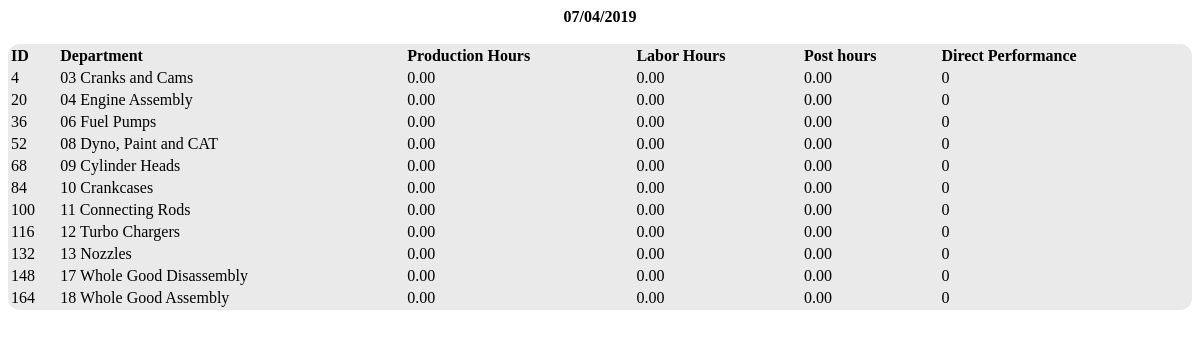
Screenshot of /andy/SpecificDate.php?sep_date=07/04/2019 with the database file from the repository.
### tables this page shows
CREATE TABLE IF NOT EXISTS `andy_labor_performance` (
  `id` int(11) NOT NULL AUTO_INCREMENT,
  `prodDate` varchar(10) NOT NULL,
  `dept` varchar(10) NOT NULL,
  `laborHrs` decimal(11,2) NOT NULL,
  `laborCost` decimal(11,2) NOT NULL,
  `prodHrs` decimal(11,2) NOT NULL,
  `postHrs` decimal(11,2) NOT NULL,
  `stdRate` decimal(11,2) NOT NULL,
  `month` varchar(15) NOT NULL,
  `year` varchar(5) NOT NULL,
  `fDOM` int(11) NOT NULL,
  PRIMARY KEY (`id`)
);

CREATE TABLE IF NOT EXISTS `andy_dept` (
  `deptNum` varchar(3) NOT NULL,
  `deptName` varchar(30) NOT NULL
);

### andy/SpecificDate.php (the view, shortened to what this page needs)
<!DOCTYPE html>
<html lang="en">
<head>
	<link rel="stylesheet" href="mystyles.css" type="text/css">
</head>
<body>
<?PHP
	$conn = new mysqli('localhost', $u, $p, "intranet");
?>
<?
	$spec_date=$_GET['sep_date'];
	echo "<table style='width:100%' padding='20px'>";
	$caption_ctr=0;
	$sql="SELECT alp.id, alp.prodDate as prodDate, alp.dept as dept, ad.deptName as deptName, alp.laborHrs as laborHrs, alp.prodHrs as prodHrs, alp.postHrs as postHrs
		FROM `andy_labor_performance` alp LEFT JOIN andy_dept ad ON alp.dept = ad.deptNum where alp.prodDate = '".$spec_date."' order by id asc";
	$result=mysqli_query($conn,$sql);
	while ($row=mysqli_fetch_assoc($result)) {
		if ($caption_ctr==0) {
			echo "<caption><b>".$row['prodDate']."</b><br><br></caption>";
			echo "<tr align='left'><th>ID</th><th>Department</th><th>Production Hours</th><th>Labor Hours</th><th>Post hours</th><th>Direct Performance</th>";
			$caption_ctr++;
		}
		echo "<tr align='left'><td>".$row['id']."</td>";
		echo "<td>".$row['dept']." ".$row['deptName']."</td>";
		echo "<td>".$row['prodHrs']."</td>";
		echo "<td>".$row['laborHrs']."</td>";
		echo "<td>".$row['postHrs']."</td>";
		if ($row['laborHrs']!=0) {
			echo "<td>".round((($row['prodHrs']/$row['laborHrs'])*100), 2)."</td>";
		} else {
			echo "<td>0</td>";
		}
		echo "</tr>";
	}
?>
</body>
</html>

### andy/mystyles.css (style rules this page uses)
table { border-radius: 12px; background-color: #eaeaea; }

### rows the page displays
andy_labor_performance: prodDate "07/04/2019", id "4", dept "03", andy_dept.deptName "Cranks and Cams", prodHrs "0.00", laborHrs "0.00", postHrs "0.00"
andy_labor_performance: id "20", dept "04", andy_dept.deptName "Engine Assembly", prodHrs "0.00", laborHrs "0.00", postHrs "0.00"
andy_labor_performance: id "36", dept "06", andy_dept.deptName "Fuel Pumps", prodHrs "0.00", laborHrs "0.00", postHrs "0.00"
andy_labor_performance: id "52", dept "08", andy_dept.deptName "Dyno, Paint and CAT", prodHrs "0.00", laborHrs "0.00", postHrs "0.00"
andy_labor_performance: id "68", dept "09", andy_dept.deptName "Cylinder Heads", prodHrs "0.00", laborHrs "0.00", postHrs "0.00"
andy_labor_performance: id "84", dept "10", andy_dept.deptName "Crankcases", prodHrs "0.00", laborHrs "0.00", postHrs "0.00"
andy_labor_performance: id "100", dept "11", andy_dept.deptName "Connecting Rods", prodHrs "0.00", laborHrs "0.00", postHrs "0.00"
andy_labor_performance: id "116", dept "12", andy_dept.deptName "Turbo Chargers", prodHrs "0.00", laborHrs "0.00", postHrs "0.00"
andy_labor_performance: id "132", dept "13", andy_dept.deptName "Nozzles", prodHrs "0.00", laborHrs "0.00", postHrs "0.00"
andy_labor_performance: id "148", dept "17", andy_dept.deptName "Whole Good Disassembly", prodHrs "0.00", laborHrs "0.00", postHrs "0.00"
andy_labor_performance: id "164", dept "18", andy_dept.deptName "Whole Good Assembly", prodHrs "0.00", laborHrs "0.00", postHrs "0.00"
